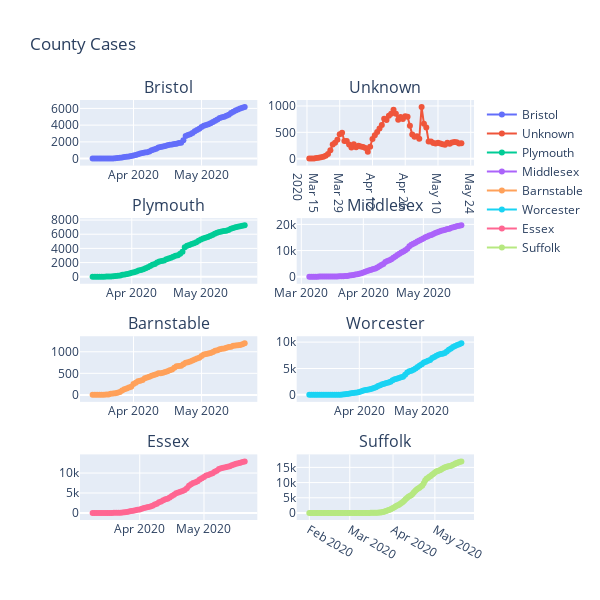

Notebook cell for this chart:
### Code cell
from plotly.subplots import make_subplots
import plotly.graph_objects as go

titles = ('Bristol', 'Unknown', 'Plymouth', 'Middlesex', 'Barnstable', 'Worcester', 'Essex', 'Suffolk')
# Suffolk	Unknown	Worcester
fig = make_subplots(rows=4, cols=2,
                    subplot_titles=titles) 

fig.append_trace(go.Scatter(
    x=county_info('Bristol', 'date'),
    y=county_info('Bristol', 'cases'),
    mode='lines+markers',
    name='Bristol',

), row=1, col=1)
fig.append_trace(go.Scatter(
    x=county_info('Unknown', 'date'),
    y=county_info('Unknown', 'cases'),
    mode='lines+markers',
    name='Unknown',

), row=1, col=2)


fig.append_trace(go.Scatter(
    x=county_info('Plymouth', 'date'),
    y=county_info('Plymouth', 'cases'),
    mode='lines+markers',
    name='Plymouth',

), row=2, col=1)

fig.append_trace(go.Scatter(
    x=county_info('Middlesex', 'date'),
    y=county_info('Middlesex', 'cases'),
    mode='lines+markers',
    name='Middlesex',

), row=2, col=2)


fig.append_trace(go.Scatter(
    x=county_info('Barnstable', 'date'),
    y=county_info('Barnstable', 'cases'),
    mode='lines+markers',
    name='Barnstable',
), row=3, col=1)

fig.append_trace(go.Scatter(
    x=county_info('Worcester', 'date'),
    y=county_info('Worcester', 'cases'),
    mode='lines+markers',
    name='Worcester',
), row=3, col=2)

fig.append_trace(go.Scatter(
    x=county_info('Essex', 'date'),
    y=county_info('Essex', 'cases'),
    mode='lines+markers',
    name='Essex',
), row=4, col=1)

fig.append_trace(go.Scatter(
    x=county_info('Suffolk', 'date'),
    y=county_info('Suffolk', 'cases'),
    mode='lines+markers',
    name='Suffolk',
), row=4, col=2)
fig.update_layout(height=600, width=600, title_text="County Cases")
fig.show()
